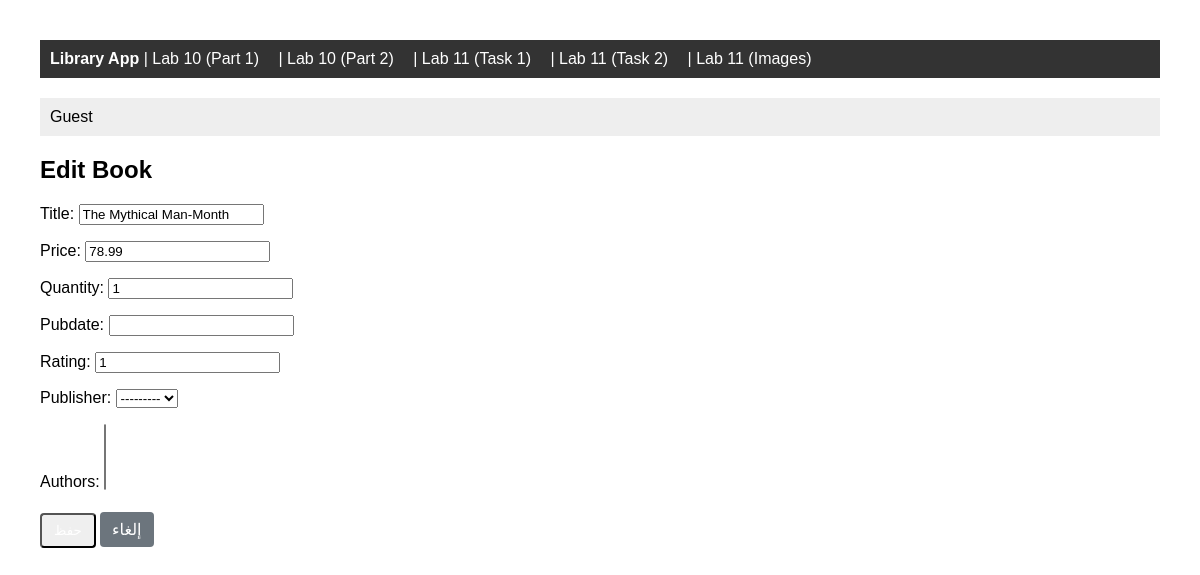
Before: /books/lab10/part2/editbook/5/ with the older database file.
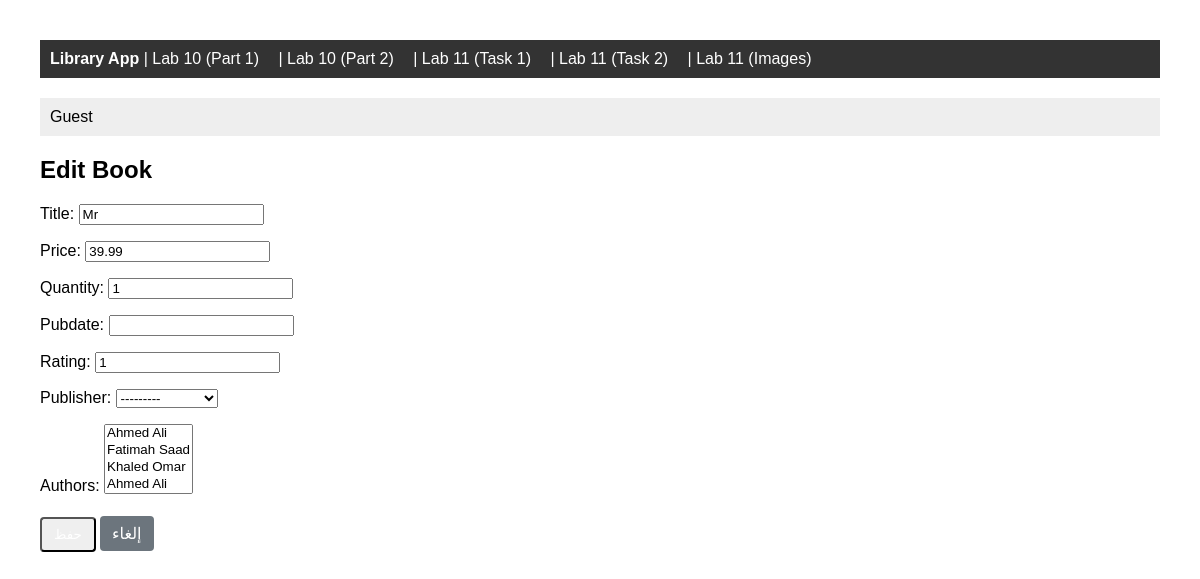
After: the same page with the newer database file.
### apps/bookmodule/models.py (models this page shows, shortened)
class Book(models.Model):
    title = models.CharField(max_length=200)
    author = models.CharField(max_length=100)
    year = models.IntegerField(null=True)
    price = models.DecimalField(max_digits=6, decimal_places=2)
    edition = models.IntegerField(default=1)
    quantity = models.IntegerField(default=1)
    pubdate = models.DateTimeField(null=True)
    rating = models.SmallIntegerField(default=1)
    publisher = models.ForeignKey(
        Publisher,
        null=True,
        on_delete=models.SET_NULL,
        related_name='books'
    )
    authors = models.ManyToManyField(Author, blank=True)

### apps/bookmodule/views.py (the view)
# urls.py: path('lab10/part2/editbook/<int:pk>/', views.edit_book_with_form, name='edit_book_with_form'),
def edit_book_with_form(request, pk):
    book = get_object_or_404(Book, pk=pk)
    form = BookForm(request.POST or None, instance=book)
    if form.is_valid():
        form.save()
        return redirect('list_books_with_form')
    return render(request, 'bookmodule/lab10_book_form.html', {'form': form, 'page_title': 'Edit Book'})

### apps/bookmodule/forms.py
class BookForm(forms.ModelForm):
    class Meta:
        model = Book
        fields = ['title', 'price', 'quantity', 'pubdate', 'rating', 'publisher', 'authors']

### apps/bookmodule/models.py (called while the page is built)
    def __str__(self):
        return self.name

    def __str__(self):
        return self.name

### apps/templates/bookmodule/lab10_book_form.html (shortened to what this page needs)
{% extends "bookmodule/lab10_master.html" %}
{% block content %}
    <h2>{{ page_title }}</h2>
    <form method="post">
        {{ form.as_p }}
        <button type="submit" class="btn btn-success">حفظ</button>
        <a href="{% url 'list_books_with_form' %}" class="btn btn-secondary">إلغاء</a>
    </form>
{% endblock content %}

Changed rows visible on the page:
changed Book: title "The Mythical Man-Month" → "Mr"; price "78.99" → "39.99"
Other visible differences:
form field authors: (not shown) → "Ahmed Ali / Fatimah Saad / Khaled Omar / Ahmed Ali"
